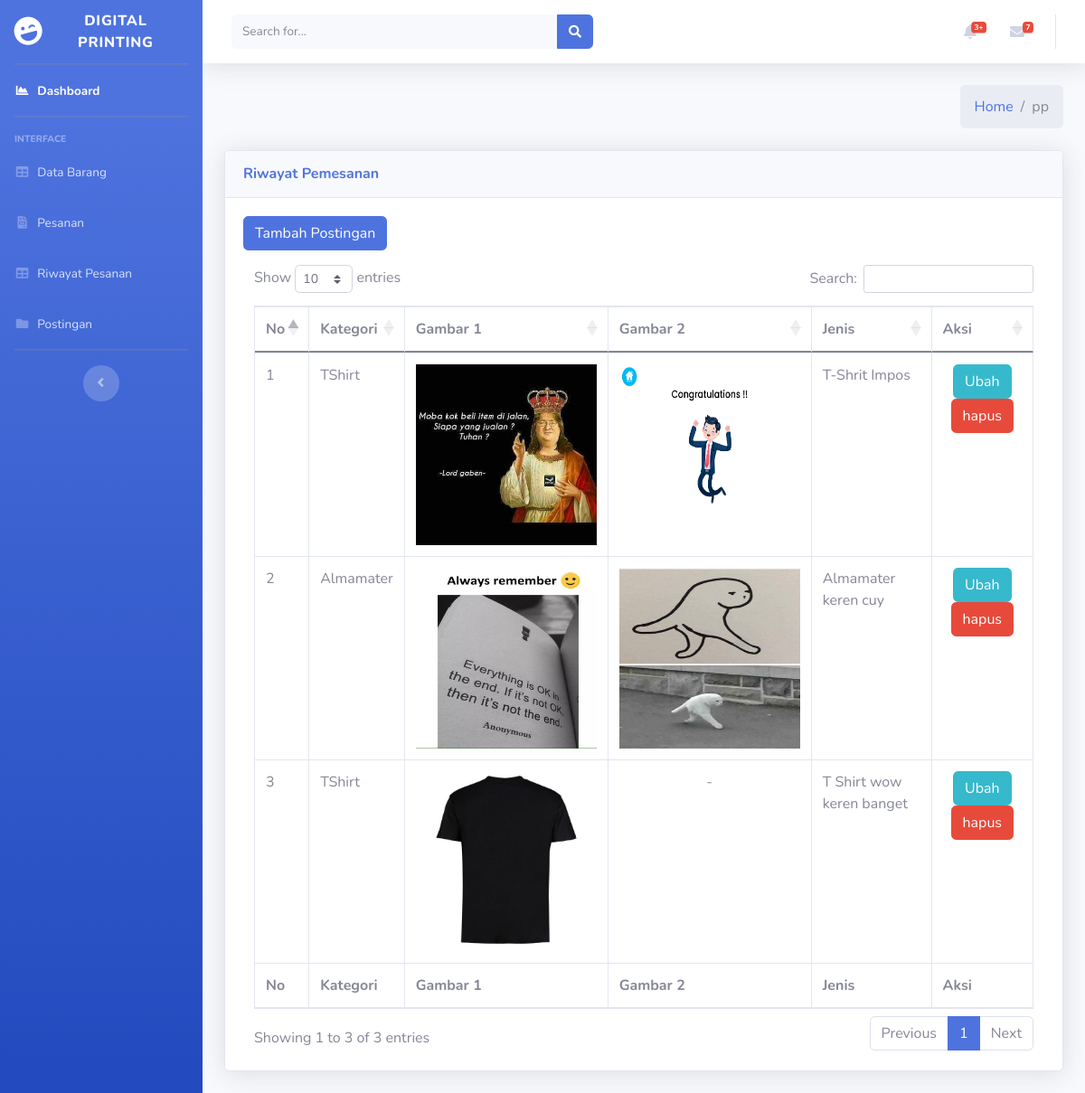
The app's page /index.php/admin/postingan with its own data.
### tables this page shows
CREATE TABLE `postingan` (
  `id_posting` int(11) NOT NULL,
  `gambar` varchar(250) NOT NULL,
  `gambar2` varchar(250) NOT NULL,
  `id_kategori` int(11) NOT NULL,
  `jenis` varchar(250) NOT NULL,
  `caption` varchar(250) NOT NULL,
  `tanggal_upload` date NOT NULL
);

CREATE TABLE `kategori` (
  `id_kategori` int(11) NOT NULL,
  `nama_kategori` varchar(250) NOT NULL,
  `gambar_kategori` varchar(250) NOT NULL,
  `list_paket` varchar(250) NOT NULL
);

### application/controllers/Admin.php (called while the page is built, shortened)
<?php
class Admin extends CI_Controller
{
    public function __construct()
    {
        $this->load->model('Admin_model');
    }
    public function postingan()
    {
        $data['title'] = 'Postingan';
        $data['admindata'] = $this->Admin_model->getAdmin();
        $data['postingan'] = $this->Admin_model->allPostingan();
        $this->load->view('templates/header', $data);
        $this->load->view('templates/sidebar', $data);
        $this->load->view('admin/postingan', $data);
        $this->load->view('templates/footer', $data);
    }
}

### index.php (called while the page is built, shortened)
<?php
require_once BASEPATH.'core/CodeIgniter.php';

### application/models/Admin_model.php (called while the page is built, shortened)
<?php
class Admin_model extends CI_model
{
    public function allPostingan()
    {
        $this->db->select('*');
        $this->db->from('postingan');
        $this->db->join('kategori', 'postingan.id_kategori=kategori.id_kategori');
        return $this->db->get()->result_array();
    }
}

### application/views/admin/postingan.php (the view, shortened to what this page needs)
<div class="content-wrapper">
    <div class="content-header">
        <div class="container-fluid">
            <div class="row mb-2">
                <div class="col-sm-6">
                </div>
                <div class="col-sm-6">
                    <ol class="breadcrumb float-sm-right">
                        <li class="breadcrumb-item"><a href="<?php echo base_url(
                                                                    'Barang/index/'
                                                                ); ?>">Home</a></li>
                        <li class="breadcrumb-item active">pp</li>
                    </ol>
                </div>
            </div>
        </div>
    </div>
    <div class="content">
        <div class="container-fluid">
            <div class="card shadow mb-4">
                <div class="card-header py-3">
                    <h6 class="m-0 font-weight-bold text-primary">Riwayat Pemesanan</h6>
                </div>
                <div class="card-body">
                    <a href="<?= base_url('admin/tambahPostingan/') ?>" class="btn btn-primary mb-3">Tambah Postingan</a>
                    <div class="table-responsive">
                        <div class="dataTables_wrapper dt-bootstrap4" id="dataTable_wrapper">
                            <div class="row">
                                <table id="example" class="table table-bordered dataTable" style="width:100%;">
                                    <thead>
                                        <tr>
                                            <th>No</th>
                                            <th>Kategori</th>
                                            <th>Gambar 1</th>
                                            <th>Gambar 2</th>
                                            <th>Jenis</th>
                                            <th>Aksi</th>
                                        </tr>
                                    </thead>
                                    <tbody>
                                        <?php
                                        $no = 1;
                                        foreach ($postingan as $a) { ?>
                                            <tr>
                                                <td><?= $no++ ?></td>
                                                <td><?= $a['nama_kategori'] ?></td>
                                                <?php if ($a['gambar'] == null) { ?>
                                                    <td align="center">
                                                        -
                                                    </td>
                                                <?php } else { ?>
                                                    <td align="center">
                                                        <img src="<?= base_url('assetsKonsumen/images/product/') . $a['gambar'] ?>" width="200px" height="200px">
                                                    </td>
                                                <?php } ?>
                                                <?php if ($a['gambar2'] == null) { ?>
                                                    <td align="center">
                                                        -
                                                    </td>
                                                <?php } else { ?>
                                                    <td align="center">
                                                        <img src="<?= base_url('assetsKonsumen/images/product/') . $a['gambar2'] ?>" width="200px" height="200px">
                                                    </td>
                                                <?php } ?>
                                                <td><?= $a['jenis'] ?> </td>
                                                <td>
                                                    <center>
                                                        <a href="<?= base_url('admin/ubahPostingan/') . $a['id_posting'] ?>" class="btn btn-info">Ubah</a>
                                                        <a href="<?= base_url('admin/hapusPostingan/') . $a['id_posting'] ?>" class="btn btn-danger">hapus</a>
                                                    </center>
                                                </td>
                                            </tr>
                                        <?php } ?>
                                    </tbody>
                                    <tfoot>
                                        <tr>
                                            <th>No</th>
                                            <th>Kategori</th>
                                            <th>Gambar 1</th>
                                            <th>Gambar 2</th>
                                            <th>Jenis</th>
                                            <th>Aksi</th>
                                        </tr>
                                    </tfoot>
                                </table>
                            </div>
                        </div>
                    </div>
                </div>
            </div>
        </div>
    </div>
</div>
</div>
</div>

### records on screen
postingan: id_kategori.nama_kategori "TShirt", gambar (picture), gambar2 (picture), jenis "T-Shrit Impos"
postingan: id_kategori.nama_kategori "Almamater", gambar (picture), gambar2 (picture), jenis "Almamater keren cuy"
postingan: id_kategori.nama_kategori "TShirt", gambar (picture), jenis "T Shirt wow keren banget"
